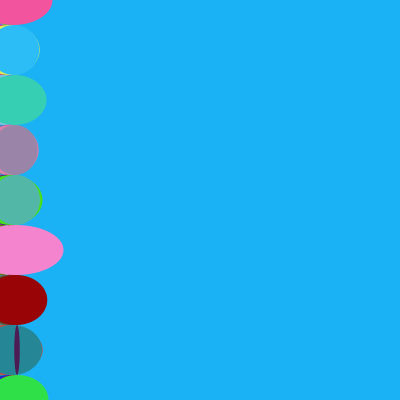
Frame 1 (no input)
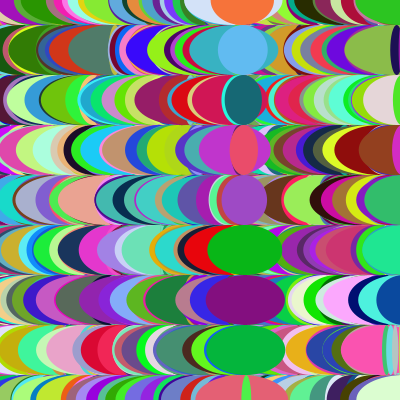
Frame 60 (the mouse pressed at the canvas centre just before this capture)
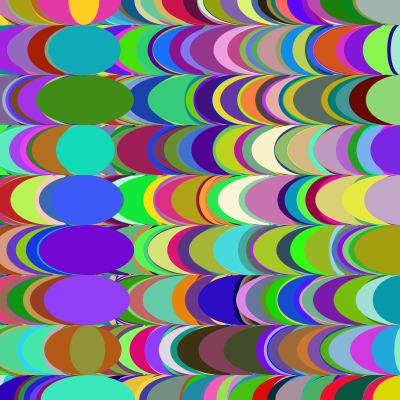
Frame 120 (the mouse held since frame 60 and released just before this capture)

The Processing sketch that drew these frames (run headless with seeded random() and noise(); from frame 60 on, the mouse is pressed at the canvas centre):

// Processing sketch: processing_183349
// ── processing_183349.pde

float slow_circle_x = 0;


void setup() {
  size(400,400); 
  noStroke();
  frameRate(8);
  background(#1BB1F5);
}

void draw() {
  
  
  fill(random(255),random(255), random(255));
   ellipse(slow_circle_x,0, random(100), 50);
  slow_circle_x = slow_circle_x + .5;
  fill(random(255),random(255), random(255));
  ellipse(slow_circle_x,50, random(100), 50);
  slow_circle_x = slow_circle_x + .5;
  fill(random(255),random(255), random(255));
  ellipse(slow_circle_x ,100, random(100), 50);
  slow_circle_x = slow_circle_x + .5;
  fill(random(255),random(255), random(255));
  ellipse(slow_circle_x,150, random(100), 50);
  slow_circle_x = slow_circle_x + .5;
    fill(random(255),random(255), random(255));
  ellipse(slow_circle_x ,200, random(100), 50);
  slow_circle_x = slow_circle_x + .5;
  fill(random(255),random(255), random(255));
  ellipse(slow_circle_x,250, random(100), 50);
  slow_circle_x = slow_circle_x + .5;
   fill(random(255),random(255), random(255));
  ellipse(slow_circle_x ,300, random(100), 50);
  slow_circle_x = slow_circle_x + .5;
fill(random(255),random(255), random(255));
  ellipse(slow_circle_x,350, random(100), 50);
  slow_circle_x = slow_circle_x + .5;
  fill(random(255),random(255), random(255));
   ellipse(slow_circle_x,400, random(100), 50);
  slow_circle_x = slow_circle_x + .5;
   fill(random(255),random(255), random(255));
   ellipse(slow_circle_x,0, random(100), 50);
  slow_circle_x = slow_circle_x + .5;
  fill(random(255),random(255), random(255));
  ellipse(slow_circle_x,50, random(100), 50);
  slow_circle_x = slow_circle_x + .5;
  fill(random(255),random(255), random(255));
  ellipse(slow_circle_x ,100, random(100), 50);
  slow_circle_x = slow_circle_x + .5;
  fill(random(255),random(255), random(255));
  ellipse(slow_circle_x,150, random(100), 50);
  slow_circle_x = slow_circle_x + .5;
    fill(random(255),random(255), random(255));
  ellipse(slow_circle_x ,200, random(100), 50);
  slow_circle_x = slow_circle_x + .5;
  fill(random(255),random(255), random(255));
  ellipse(slow_circle_x,250, random(100), 50);
  slow_circle_x = slow_circle_x + .5;
   fill(random(255),random(255), random(255));
  ellipse(slow_circle_x ,300, random(100), 50);
  slow_circle_x = slow_circle_x + .5;
fill(random(255),random(255), random(255));
  ellipse(slow_circle_x,350, random(100), 50);
  slow_circle_x = slow_circle_x + .5;
  fill(random(255),random(255), random(255));
   ellipse(slow_circle_x,400, random(100), 50);
  slow_circle_x = slow_circle_x + .5;
   fill(random(255),random(255), random(255));
   ellipse(slow_circle_x,0, random(100), 50);
  slow_circle_x = slow_circle_x + .5;
  fill(random(255),random(255), random(255));
  ellipse(slow_circle_x,50, random(100), 50);
  slow_circle_x = slow_circle_x + .5;
  fill(random(255),random(255), random(255));
  ellipse(slow_circle_x ,100, random(100), 50);
  slow_circle_x = slow_circle_x + .5;
  fill(random(255),random(255), random(255));
  ellipse(slow_circle_x,150, random(100), 50);
  slow_circle_x = slow_circle_x + .5;
    fill(random(255),random(255), random(255));
  ellipse(slow_circle_x ,200, random(100), 50);
  slow_circle_x = slow_circle_x + .5;
  fill(random(255),random(255), random(255));
  ellipse(slow_circle_x,250, random(100), 50);
  slow_circle_x = slow_circle_x + .5;
   fill(random(255),random(255), random(255));
  ellipse(slow_circle_x ,300, random(100), 50);
  slow_circle_x = slow_circle_x + .5;
fill(random(255),random(255), random(255));
  ellipse(slow_circle_x,350, random(100), 50);
  slow_circle_x = slow_circle_x + .5;
  fill(random(255),random(255), random(255));
   ellipse(slow_circle_x,400, random(100), 50);
  slow_circle_x = slow_circle_x + .5;
   fill(random(255),random(255), random(255));
   ellipse(slow_circle_x,0, random(100), 50);
  slow_circle_x = slow_circle_x + .5;
  fill(random(255),random(255), random(255));
  ellipse(slow_circle_x,50, random(100), 50);
  slow_circle_x = slow_circle_x + .5;
  fill(random(255),random(255), random(255));
  ellipse(slow_circle_x ,100, random(100), 50);
  slow_circle_x = slow_circle_x + .5;
  fill(random(255),random(255), random(255));
  ellipse(slow_circle_x,150, random(100), 50);
  slow_circle_x = slow_circle_x + .5;
    fill(random(255),random(255), random(255));
  ellipse(slow_circle_x ,200, random(100), 50);
  slow_circle_x = slow_circle_x + .5;
  fill(random(255),random(255), random(255));
  ellipse(slow_circle_x,250, random(100), 50);
  slow_circle_x = slow_circle_x + .5;
   fill(random(255),random(255), random(255));
  ellipse(slow_circle_x ,300, random(100), 50);
  slow_circle_x = slow_circle_x + .5;
fill(random(255),random(255), random(255));
  ellipse(slow_circle_x,350, random(100), 50);
  slow_circle_x = slow_circle_x + .5;
  fill(random(255),random(255), random(255));
   ellipse(slow_circle_x,400, random(100), 50);
  slow_circle_x = slow_circle_x + .1;
  

  
  if(slow_circle_x > 400) {
    slow_circle_x = 0;
  }

}
